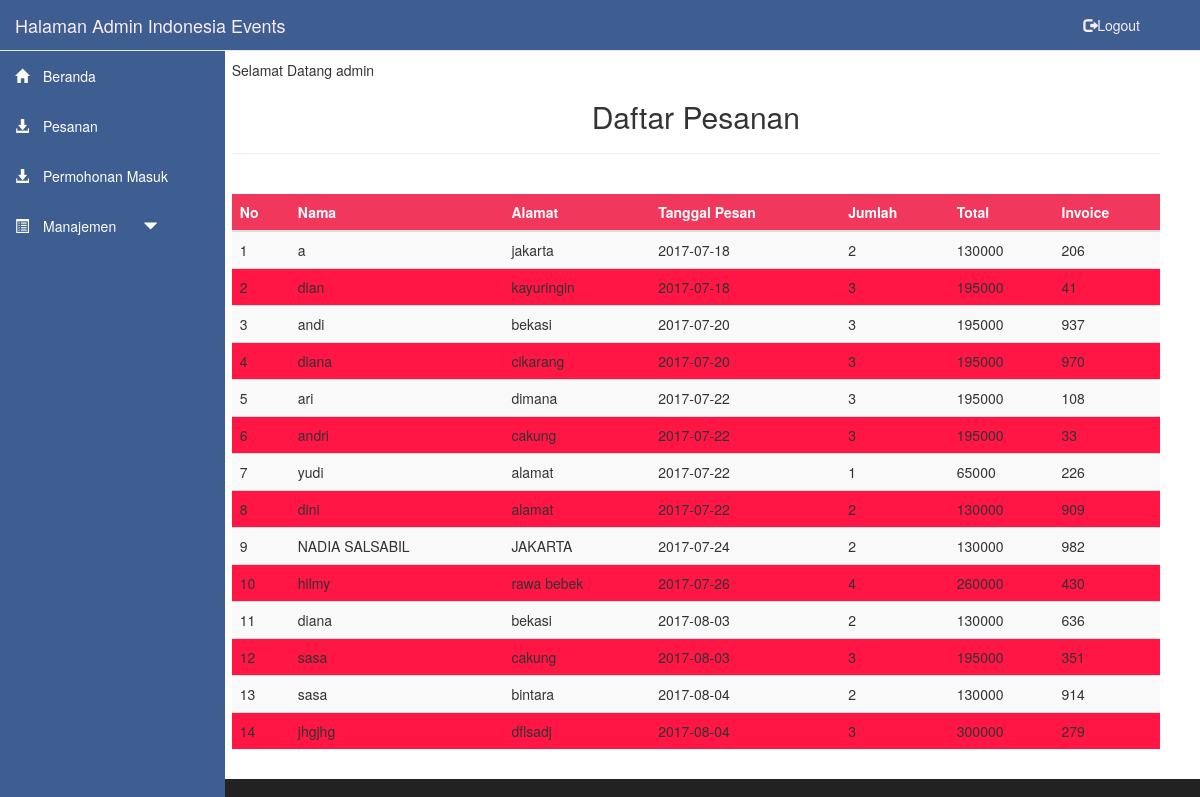
/admin/admin.php?halaman=pesanan (signed in), run on the app's committed database.
### tables this page shows
CREATE TABLE `pesanan` (
  `id_pesan` int(20) NOT NULL,
  `id_event` int(20) NOT NULL,
  `id_jadwal` int(20) NOT NULL,
  `nama` varchar(30) NOT NULL,
  `alamat` text NOT NULL,
  `tgl_pesan` date NOT NULL,
  `qty` int(20) NOT NULL,
  `total` varchar(30) NOT NULL,
  `fixed` int(2) NOT NULL,
  `invoice` int(20) NOT NULL,
  `konfirm` int(11) NOT NULL,
  `respons` varchar(50) NOT NULL,
  `pembayaran` int(2) NOT NULL
);

### admin/pesanan.php (the view, shortened to what this page needs)
<div class="row">
	<div class="col-md-12">
		<center><h2>Daftar Pesanan</h2></center>
		<hr><br>
		<form class="form-horizontal" method="POST">
			<table class="table table-striped">
				<thead>
					<tr>
						<th>No</th>
						<th>Nama</th>
						<th>Alamat</th>
						<th>Tanggal Pesan</th>
						<th>Jumlah</th>
						<th>Total</th>
						<th>Invoice</th>
					</tr>
				</thead>
				<tbody>
					<?php
						include '../config/koneksi.php';
						$query = mysqli_query($conn, "SELECT nama, alamat, tgl_pesan, qty, total, invoice FROM pesanan ORDER BY id_pesan ASC")or die(mysqli_error($conn));
										if(mysqli_num_rows($query) == 0){
							echo '<tr><td colspan="3" align="center">Tidak ada data!</td></tr>';
						}
						else
						{
							$no = 1;
							while($data = mysqli_fetch_array($query)){
								echo '<tr>';
								echo '<td>'.$no.'</td>';
								echo '<td>'.$data['nama'].'</td>';
								echo '<td>'.$data['alamat'].'</td>';
								echo '<td>'.$data['tgl_pesan'].'</td>';
								echo '<td>'.$data['qty'].'</td>';
								echo '<td>'.$data['total'].'</td>';
								echo '<td>'.$data['invoice'].'</td>';
								$no++;
							}
						}
				?>
				</tbody>
			</table>
		</form>
	</div>
</div>

### admin/pesanan.php (style rules this page uses)
table { border-collapse: collapse; width: 100%; }
th, td { text-align: left; padding: 8px; }
tr:nth-child(even) { background-color: #ff1645 }
th { background-color: #f2375d; color: white; }

### data on the page
pesanan: nama "a", alamat "jakarta", tgl_pesan "2017-07-18", qty "2", total "130000", invoice "206"
pesanan: nama "dian", alamat "kayuringin", tgl_pesan "2017-07-18", qty "3", total "195000", invoice "41"
pesanan: nama "andi", alamat "bekasi", tgl_pesan "2017-07-20", qty "3", total "195000", invoice "937"
pesanan: nama "diana", alamat "cikarang", tgl_pesan "2017-07-20", qty "3", total "195000", invoice "970"
pesanan: nama "ari", alamat "dimana", tgl_pesan "2017-07-22", qty "3", total "195000", invoice "108"
pesanan: nama "andri", alamat "cakung", tgl_pesan "2017-07-22", qty "3", total "195000", invoice "33"
pesanan: nama "yudi", alamat "alamat", tgl_pesan "2017-07-22", qty "1", total "65000", invoice "226"
pesanan: nama "dini", alamat "alamat", tgl_pesan "2017-07-22", qty "2", total "130000", invoice "909"
pesanan: nama "NADIA SALSABIL", alamat "JAKARTA", tgl_pesan "2017-07-24", qty "2", total "130000", invoice "982"
pesanan: nama "hilmy", alamat "rawa bebek", tgl_pesan "2017-07-26", qty "4", total "260000", invoice "430"
pesanan: nama "diana", alamat "bekasi", tgl_pesan "2017-08-03", qty "2", total "130000", invoice "636"
pesanan: nama "sasa", alamat "cakung", tgl_pesan "2017-08-03", qty "3", total "195000", invoice "351"
pesanan: nama "sasa", alamat "bintara", tgl_pesan "2017-08-04", qty "2", total "130000", invoice "914"
pesanan: nama "jhgjhg", alamat "dflsadj", tgl_pesan "2017-08-04", qty "3", total "300000", invoice "279"

### other printed values
$_SESSION['username'] "admin"
